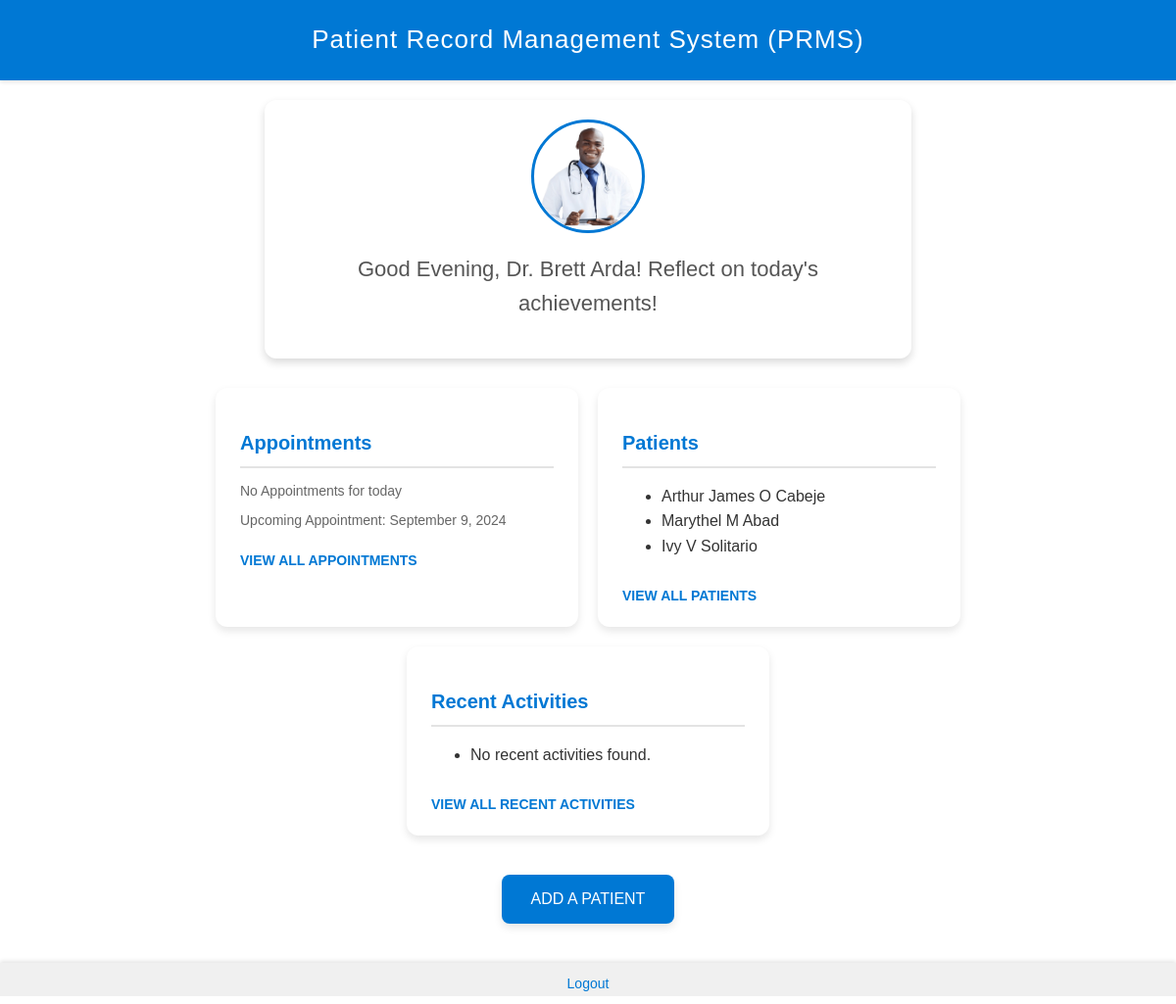
The app's page /home/ (signed in), older data.
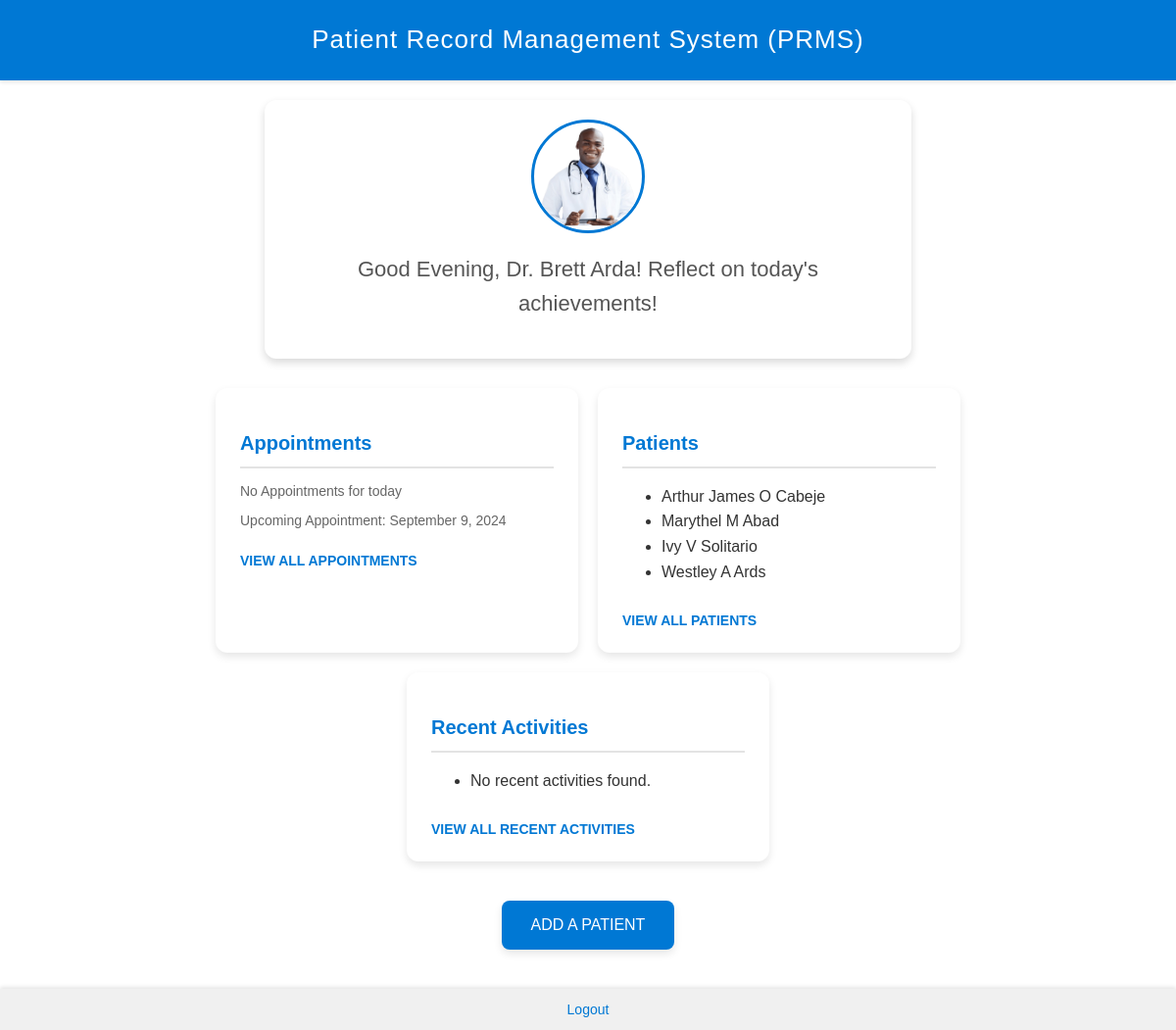
The same page, newer data.
### doctor/models.py (models this page shows, shortened)
class Patient(models.Model):
    SEX_CHOICES = [
        ('', 'Select Sex'),  # This will show as the default option
        ('Male', 'Male'),
        ('Female', 'Female'),
    ]
    doctor = models.ForeignKey(Doctor, on_delete=models.CASCADE, related_name='patients')
    first_name = models.CharField(max_length=50)
    middle_name = models.CharField(max_length=50)
    last_name = models.CharField(max_length=50)
    age = models.IntegerField()
    sex = models.CharField(max_length=6, choices=SEX_CHOICES, blank=False)
    phone_number = models.CharField(max_length=255, blank=True, default="Not provided")
    medical_history = models.TextField()
    created_at = models.DateTimeField(default=timezone.now)

### doctor/views.py (the view)
# urls.py: path('home/', views.doctor_home_view, name='home'),
def doctor_home_view(request):
    doctor_id = doctor_logged_in(request)
    doctor = get_object_or_404(Doctor, id=doctor_id)
    patients = doctor.patients.all()
    activities = doctor.activities.order_by('-timestamp')[:3]  # Fetch the latest 3 activities
    return render(request, 'home.html', {'doctor': doctor, 'patients': patients, 'activities': activities})

### doctor/views.py (called while the page is built)
def doctor_logged_in(request):
    doctor_id = request.session.get('doctor_id')
    if not doctor_id:
        return redirect('login')
    return doctor_id

### doctor/templates/home.html (shortened to what this page needs)
{% load static %}
<!DOCTYPE html>
<html lang="en">
<head>
    <link rel="stylesheet" href="{% static 'home.css' %}">
</head>
<body>
    <header>
        <h1>Patient Record Management System (PRMS)</h1>
    </header>
    {% block profile %}
    <section class="profile-section">
        <img src="{% static 'images/profile-placeholder.png' %}" alt="Profile Picture" onclick="window.location.href='http://127.0.0.1:8000/profile/';" class="profile-picture">
        {% now "H" as current_time %}
        {% if current_time|add:"0"|floatformat:0 < 12 %}
            <h2>Good Morning, Dr. {{ doctor.first_name }} {{ doctor.last_name }}! Ready to make a difference today?</h2>
        {% elif current_time|add:"0"|floatformat:0 < 18 %}
            <h2>Good Afternoon, Dr. {{ doctor.first_name }} {{ doctor.last_name }}! Let's continue to provide excellent care!</h2>
        {% else %}
            <h2>Good Evening, Dr. {{ doctor.first_name }} {{ doctor.last_name }}! Reflect on today's achievements!</h2>
        {% endif %}
    </section>
    {% endblock %}
    <main class="content-container">
        {% block content %}
        <article class="card appointments-card">
            <h3>Appointments</h3>
            <p>No Appointments for today</p>
            <p>Upcoming Appointment: September 9, 2024</p>
            <a href="{% url 'appointments' %}" class="view-link">VIEW ALL APPOINTMENTS</a>
        </article>
        <article class="card patients-card">
            <h3>Patients</h3>
            <ul>
                {% for patient in patients|slice:":4" %}
                    <li>{{ patient.first_name }} {{ patient.middle_name }} {{ patient.last_name }}</li>
                {% empty %}
                    <p>No Patients Found.</p>
                {% endfor %}
            </ul>
            <a href="{% url 'patients' %}" class="view-link">VIEW ALL PATIENTS</a>
        </article>
        <article class="card activities-card">
            <h3>Recent Activities</h3>
            <ul>
                {% for activity in activities %}
                    <li>{{ activity.description }} <br><small>{{ activity.timestamp|date:"M d, Y H:i" }}</small></li>
                {% empty %}
                    <li>No recent activities found.</li>
                {% endfor %}
            </ul>
            <a href="{% url 'activities' %}" class="view-link">VIEW ALL RECENT ACTIVITIES</a>
        </article>
        {% endblock %}
    </main>
    {% block add_button %}
    <div class="add-button-container">
        <a href="{% url 'add_patient' %}" class="add-patient-btn">ADD A PATIENT</a>
    </div>
    {% endblock %}
    <footer>
        <a href="{% url 'logout' %}" class="logout-link">Logout</a>
    </footer>
</body>
</html>

Row changes from the older to the newer data that the page shows:
added Patient: first_name "Westley", middle_name "A", last_name "Ards"
